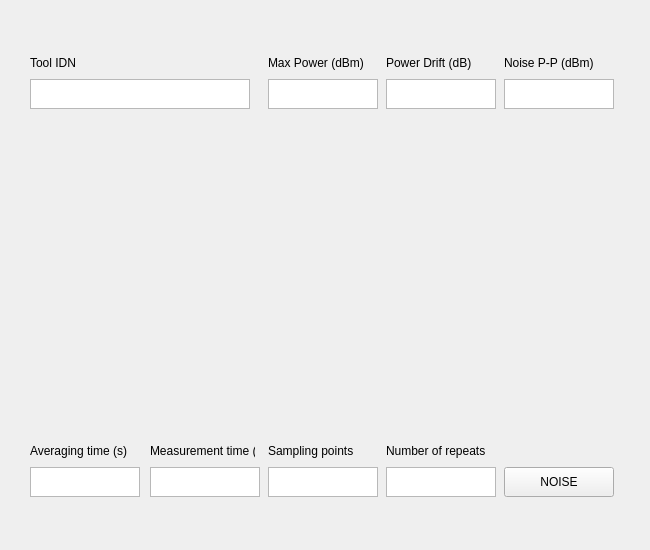
<?xml version="1.0" encoding="UTF-8"?>
<ui version="4.0">
 <class>MainWindow</class>
 <widget class="QMainWindow" name="MainWindow">
  <property name="geometry">
   <rect>
    <x>0</x>
    <y>0</y>
    <width>650</width>
    <height>550</height>
   </rect>
  </property>
  <property name="minimumSize">
   <size>
    <width>650</width>
    <height>550</height>
   </size>
  </property>
  <property name="maximumSize">
   <size>
    <width>650</width>
    <height>550</height>
   </size>
  </property>
  <property name="windowTitle">
   <string>MainWindow</string>
  </property>
  <widget class="QWidget" name="centralwidget">
   <layout class="QGridLayout" name="gridLayout_5">
    <item row="0" column="0">
     <layout class="QGridLayout" name="gridLayout_3" rowstretch="50,0,0,0,0" columnstretch="120,0,0,0,0">
      <property name="sizeConstraint">
       <enum>QLayout::SetMinAndMaxSize</enum>
      </property>
      <item row="0" column="4">
       <widget class="QLabel" name="noise_p2p">
        <property name="minimumSize">
         <size>
          <width>100</width>
          <height>20</height>
         </size>
        </property>
        <property name="maximumSize">
         <size>
          <width>100</width>
          <height>20</height>
         </size>
        </property>
        <property name="text">
         <string>Noise P-P (dBm)</string>
        </property>
       </widget>
      </item>
      <item row="1" column="4">
       <widget class="QTextBrowser" name="noise_p2p_disp">
        <property name="minimumSize">
         <size>
          <width>110</width>
          <height>30</height>
         </size>
        </property>
        <property name="maximumSize">
         <size>
          <width>110</width>
          <height>30</height>
         </size>
        </property>
       </widget>
      </item>
      <item row="1" column="3">
       <widget class="QTextBrowser" name="pwr_drft_disp">
        <property name="minimumSize">
         <size>
          <width>110</width>
          <height>30</height>
         </size>
        </property>
        <property name="maximumSize">
         <size>
          <width>110</width>
          <height>30</height>
         </size>
        </property>
       </widget>
      </item>
      <item row="0" column="3">
       <widget class="QLabel" name="pwr_drft">
        <property name="minimumSize">
         <size>
          <width>100</width>
          <height>20</height>
         </size>
        </property>
        <property name="maximumSize">
         <size>
          <width>100</width>
          <height>20</height>
         </size>
        </property>
        <property name="text">
         <string>Power Drift (dB)</string>
        </property>
       </widget>
      </item>
      <item row="0" column="2">
       <widget class="QLabel" name="mx_pwr">
        <property name="minimumSize">
         <size>
          <width>100</width>
          <height>20</height>
         </size>
        </property>
        <property name="maximumSize">
         <size>
          <width>100</width>
          <height>20</height>
         </size>
        </property>
        <property name="text">
         <string>Max Power (dBm)</string>
        </property>
       </widget>
      </item>
      <item row="3" column="1">
       <widget class="QLabel" name="Meas_time">
        <property name="minimumSize">
         <size>
          <width>105</width>
          <height>20</height>
         </size>
        </property>
        <property name="maximumSize">
         <size>
          <width>105</width>
          <height>20</height>
         </size>
        </property>
        <property name="text">
         <string>Measurement time (s)</string>
        </property>
       </widget>
      </item>
      <item row="0" column="0">
       <widget class="QLabel" name="IDN">
        <property name="minimumSize">
         <size>
          <width>100</width>
          <height>20</height>
         </size>
        </property>
        <property name="maximumSize">
         <size>
          <width>100</width>
          <height>20</height>
         </size>
        </property>
        <property name="text">
         <string>Tool IDN</string>
        </property>
       </widget>
      </item>
      <item row="4" column="1">
       <widget class="QTextEdit" name="TIME">
        <property name="minimumSize">
         <size>
          <width>110</width>
          <height>30</height>
         </size>
        </property>
        <property name="maximumSize">
         <size>
          <width>110</width>
          <height>30</height>
         </size>
        </property>
       </widget>
      </item>
      <item row="1" column="0" colspan="2">
       <widget class="QTextBrowser" name="IDN_dsip">
        <property name="minimumSize">
         <size>
          <width>220</width>
          <height>30</height>
         </size>
        </property>
        <property name="maximumSize">
         <size>
          <width>220</width>
          <height>30</height>
         </size>
        </property>
       </widget>
      </item>
      <item row="4" column="0">
       <widget class="QTextEdit" name="AVG">
        <property name="minimumSize">
         <size>
          <width>110</width>
          <height>30</height>
         </size>
        </property>
        <property name="maximumSize">
         <size>
          <width>110</width>
          <height>30</height>
         </size>
        </property>
       </widget>
      </item>
      <item row="4" column="2">
       <widget class="QTextBrowser" name="samplingpoint">
        <property name="minimumSize">
         <size>
          <width>110</width>
          <height>30</height>
         </size>
        </property>
        <property name="maximumSize">
         <size>
          <width>110</width>
          <height>30</height>
         </size>
        </property>
       </widget>
      </item>
      <item row="3" column="3">
       <widget class="QLabel" name="num_repeat">
        <property name="minimumSize">
         <size>
          <width>100</width>
          <height>20</height>
         </size>
        </property>
        <property name="maximumSize">
         <size>
          <width>100</width>
          <height>20</height>
         </size>
        </property>
        <property name="text">
         <string>Number of repeats</string>
        </property>
       </widget>
      </item>
      <item row="1" column="2">
       <widget class="QTextBrowser" name="mx_pwr_disp">
        <property name="minimumSize">
         <size>
          <width>110</width>
          <height>30</height>
         </size>
        </property>
        <property name="maximumSize">
         <size>
          <width>110</width>
          <height>30</height>
         </size>
        </property>
       </widget>
      </item>
      <item row="3" column="2">
       <widget class="QLabel" name="smpl_pint">
        <property name="minimumSize">
         <size>
          <width>100</width>
          <height>20</height>
         </size>
        </property>
        <property name="maximumSize">
         <size>
          <width>100</width>
          <height>20</height>
         </size>
        </property>
        <property name="text">
         <string>Sampling points</string>
        </property>
       </widget>
      </item>
      <item row="4" column="3">
       <widget class="QTextBrowser" name="Num_of_repeats">
        <property name="minimumSize">
         <size>
          <width>110</width>
          <height>30</height>
         </size>
        </property>
        <property name="maximumSize">
         <size>
          <width>110</width>
          <height>30</height>
         </size>
        </property>
       </widget>
      </item>
      <item row="4" column="4">
       <widget class="QPushButton" name="Noise">
        <property name="minimumSize">
         <size>
          <width>110</width>
          <height>30</height>
         </size>
        </property>
        <property name="maximumSize">
         <size>
          <width>110</width>
          <height>30</height>
         </size>
        </property>
        <property name="text">
         <string>NOISE</string>
        </property>
       </widget>
      </item>
      <item row="3" column="0">
       <widget class="QLabel" name="Avg_time">
        <property name="minimumSize">
         <size>
          <width>100</width>
          <height>20</height>
         </size>
        </property>
        <property name="maximumSize">
         <size>
          <width>100</width>
          <height>20</height>
         </size>
        </property>
        <property name="text">
         <string>Averaging time (s)</string>
        </property>
       </widget>
      </item>
      <item row="2" column="0" colspan="5">
       <widget class="PlotWidget" name="Plot" native="true">
        <property name="minimumSize">
         <size>
          <width>590</width>
          <height>320</height>
         </size>
        </property>
        <property name="maximumSize">
         <size>
          <width>590</width>
          <height>320</height>
         </size>
        </property>
       </widget>
      </item>
     </layout>
    </item>
   </layout>
  </widget>
  <widget class="QMenuBar" name="menubar">
   <property name="geometry">
    <rect>
     <x>0</x>
     <y>0</y>
     <width>650</width>
     <height>21</height>
    </rect>
   </property>
  </widget>
 </widget>
 <customwidgets>
  <customwidget>
   <class>PlotWidget</class>
   <extends>QWidget</extends>
   <header location="global">pyqtgraph.h</header>
   <container>1</container>
  </customwidget>
 </customwidgets>
 <tabstops>
  <tabstop>AVG</tabstop>
  <tabstop>TIME</tabstop>
  <tabstop>samplingpoint</tabstop>
  <tabstop>Num_of_repeats</tabstop>
  <tabstop>IDN_dsip</tabstop>
  <tabstop>mx_pwr_disp</tabstop>
  <tabstop>pwr_drft_disp</tabstop>
  <tabstop>noise_p2p_disp</tabstop>
  <tabstop>Noise</tabstop>
 </tabstops>
 <resources/>
 <connections/>
</ui>
